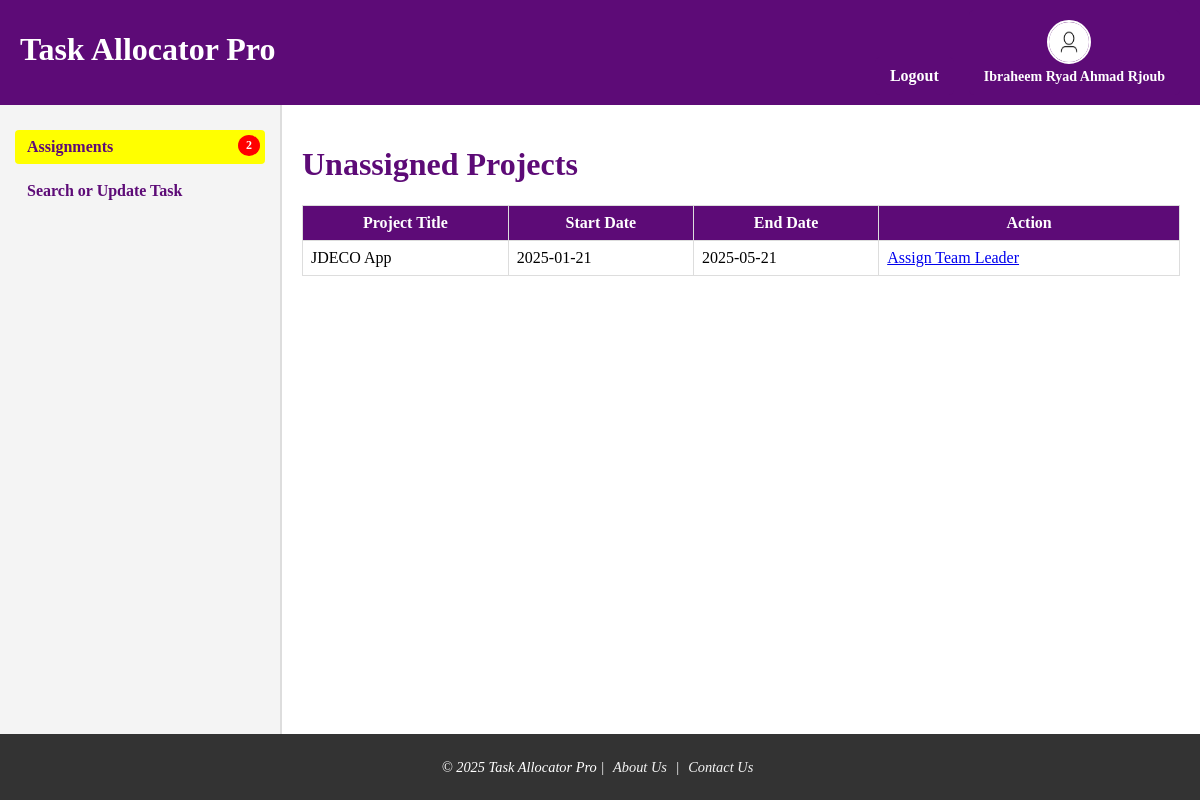
The page /unassigned_projects.php (signed in) on the database its author committed.
### tables this page shows
CREATE TABLE `projects` (
  `project_id` varchar(10) NOT NULL,
  `title` varchar(100) NOT NULL,
  `description` text,
  `customer_name` varchar(100) DEFAULT NULL,
  `total_budget` decimal(10,2) DEFAULT NULL,
  `start_date` date DEFAULT NULL,
  `end_date` date DEFAULT NULL,
  `team_leader_id` int DEFAULT NULL
);

### unassigned_projects.php (the view)
<?php
include 'dashboard.php';
require 'db.php.inc';
try {
    $stmt = $pdo->query("SELECT project_id, title, start_date, end_date FROM projects WHERE team_leader_id IS NULL ORDER BY start_date ASC");
    $projects = $stmt->fetchAll();
} catch (PDOException $e) {
    echo "Error fetching projects: " . $e->getMessage();
    die();
}
?>
    <main>
    <h1>Unassigned Projects</h1>
    <?php if (empty($projects)) {
        echo "<p>No unassigned projects available.</p>";
    } else {
        echo "<table border='1' class='unassigned-projects'>
            <thead>
                <tr>
                    <th>Project Title</th>
                    <th>Start Date</th>
                    <th>End Date</th>
                    <th>Action</th>
                </tr>
            </thead>
            <tbody>";
                foreach ($projects as $project) {
                    echo "<tr>
                        <td>" . htmlspecialchars($project['title']) . "</td>
                        <td>" . htmlspecialchars($project['start_date']) . "</td>
                        <td>" . htmlspecialchars($project['end_date']) . "</td>
                        <td>
                            <a href='allocate_team_leader.php?project_id=" . $project['project_id'] . "'>Assign Team Leader</a>
                        </td>
                    </tr>";
                }
            echo "</tbody>
        </table>";
    }
include 'footer.php';

### styles.css (style rules this page uses)
body { margin: 0; padding: 0; display: flex; flex-direction: column; height: 800px; background-color: #fff; }
main { flex: 1; padding: 20px; }
table { width: 100%; border-collapse: collapse; margin-top: 20px; }
table th, table td { border: 1px solid #ddd; padding: 8px; text-align: left; }
table th { background-color: #5d0b77; font-weight: bold; text-align: center; color: white; }
h1 { color: #5d0b77; }

### rows shown on the page
projects: title "JDECO App", start_date "2025-01-21", end_date "2025-05-21"

### other values the page prints
$_SESSION['fullname'] "Ibraheem Ryad Ahmad Rjoub"
$new_assignments "2"
